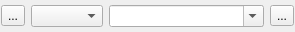
<?xml version="1.0" encoding="UTF-8"?>
<ui version="4.0">
 <class>FilterWidget</class>
 <widget class="QWidget" name="FilterWidget">
  <property name="geometry">
   <rect>
    <x>0</x>
    <y>0</y>
    <width>295</width>
    <height>32</height>
   </rect>
  </property>
  <property name="windowTitle">
   <string>Form</string>
  </property>
  <layout class="QHBoxLayout" name="horizontalLayout">
   <property name="margin">
    <number>1</number>
   </property>
   <item>
    <widget class="QToolButton" name="filterTypeTool">
     <property name="text">
      <string>...</string>
     </property>
     <property name="icon">
      <iconset resource="resources.qrc">
       <normaloff>:/plugins/ArkPlan/list-add.png</normaloff>:/plugins/ArkPlan/list-add.png</iconset>
     </property>
     <property name="popupMode">
      <enum>QToolButton::InstantPopup</enum>
     </property>
    </widget>
   </item>
   <item>
    <widget class="QComboBox" name="filterClassCombo"/>
   </item>
   <item>
    <widget class="QComboBox" name="filterRangeCombo">
     <property name="sizePolicy">
      <sizepolicy hsizetype="Expanding" vsizetype="Fixed">
       <horstretch>0</horstretch>
       <verstretch>0</verstretch>
      </sizepolicy>
     </property>
     <property name="editable">
      <bool>true</bool>
     </property>
    </widget>
   </item>
   <item>
    <widget class="QToolButton" name="filterActionTool">
     <property name="text">
      <string>...</string>
     </property>
     <property name="icon">
      <iconset resource="resources.qrc">
       <normaloff>:/plugins/ArkPlan/mActionAdd.svg</normaloff>:/plugins/ArkPlan/mActionAdd.svg</iconset>
     </property>
    </widget>
   </item>
  </layout>
 </widget>
 <resources>
  <include location="resources.qrc"/>
 </resources>
 <connections/>
</ui>
